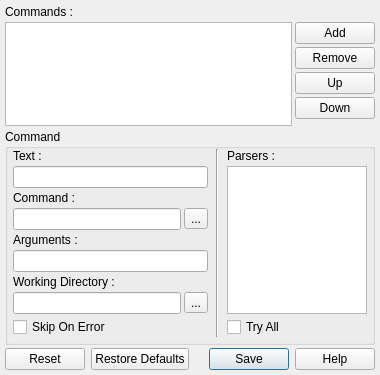
<ui version="4.0" >
 <class>UICLIToolSettings</class>
 <widget class="QWidget" name="UICLIToolSettings" >
  <property name="geometry" >
   <rect>
    <x>0</x>
    <y>0</y>
    <width>380</width>
    <height>375</height>
   </rect>
  </property>
  <property name="windowTitle" >
   <string>Commands Editor</string>
  </property>
  <layout class="QVBoxLayout" >
   <property name="spacing" >
    <number>3</number>
   </property>
   <property name="leftMargin" >
    <number>5</number>
   </property>
   <property name="topMargin" >
    <number>5</number>
   </property>
   <property name="rightMargin" >
    <number>5</number>
   </property>
   <property name="bottomMargin" >
    <number>5</number>
   </property>
   <item>
    <layout class="QGridLayout" >
     <property name="horizontalSpacing" >
      <number>3</number>
     </property>
     <property name="verticalSpacing" >
      <number>3</number>
     </property>
     <item row="0" column="0" colspan="2" >
      <widget class="QLabel" name="lCommands" >
       <property name="sizePolicy" >
        <sizepolicy vsizetype="Preferred" hsizetype="Expanding" >
         <horstretch>0</horstretch>
         <verstretch>0</verstretch>
        </sizepolicy>
       </property>
       <property name="text" >
        <string>Commands :</string>
       </property>
      </widget>
     </item>
     <item rowspan="5" row="1" column="0" >
      <widget class="QListWidget" name="lwCommands" />
     </item>
     <item row="1" column="1" >
      <widget class="QPushButton" name="pbCommandAdd" >
       <property name="text" >
        <string>Add</string>
       </property>
       <property name="icon" >
        <iconset resource="../../resources/resources.qrc" >:/tools/icons/tools/add.png</iconset>
       </property>
       <property name="autoDefault" >
        <bool>false</bool>
       </property>
      </widget>
     </item>
     <item row="2" column="1" >
      <widget class="QPushButton" name="pbCommandRemove" >
       <property name="text" >
        <string>Remove</string>
       </property>
       <property name="icon" >
        <iconset resource="../../resources/resources.qrc" >:/tools/icons/tools/remove.png</iconset>
       </property>
       <property name="autoDefault" >
        <bool>false</bool>
       </property>
      </widget>
     </item>
     <item row="5" column="1" >
      <spacer>
       <property name="orientation" >
        <enum>Qt::Vertical</enum>
       </property>
       <property name="sizeHint" >
        <size>
         <width>20</width>
         <height>16</height>
        </size>
       </property>
      </spacer>
     </item>
     <item row="4" column="1" >
      <widget class="QPushButton" name="pbCommandDown" >
       <property name="text" >
        <string>Down</string>
       </property>
       <property name="icon" >
        <iconset resource="../../resources/resources.qrc" >:/tools/icons/tools/down.png</iconset>
       </property>
      </widget>
     </item>
     <item row="3" column="1" >
      <widget class="QPushButton" name="pbCommandUp" >
       <property name="text" >
        <string>Up</string>
       </property>
       <property name="icon" >
        <iconset resource="../../resources/resources.qrc" >:/tools/icons/tools/up.png</iconset>
       </property>
      </widget>
     </item>
    </layout>
   </item>
   <item>
    <widget class="QGroupBox" name="gbCommand" >
     <property name="title" >
      <string>Command</string>
     </property>
     <layout class="QHBoxLayout" >
      <property name="spacing" >
       <number>8</number>
      </property>
      <property name="leftMargin" >
       <number>5</number>
      </property>
      <property name="topMargin" >
       <number>0</number>
      </property>
      <property name="rightMargin" >
       <number>5</number>
      </property>
      <property name="bottomMargin" >
       <number>5</number>
      </property>
      <item>
       <layout class="QGridLayout" >
        <property name="horizontalSpacing" >
         <number>3</number>
        </property>
        <property name="verticalSpacing" >
         <number>3</number>
        </property>
        <item row="0" column="0" colspan="2" >
         <widget class="QLabel" name="lCommandText" >
          <property name="sizePolicy" >
           <sizepolicy vsizetype="Preferred" hsizetype="Expanding" >
            <horstretch>0</horstretch>
            <verstretch>0</verstretch>
           </sizepolicy>
          </property>
          <property name="text" >
           <string>Text :</string>
          </property>
         </widget>
        </item>
        <item row="1" column="0" colspan="2" >
         <widget class="QLineEdit" name="leCommandText" />
        </item>
        <item row="2" column="0" colspan="2" >
         <widget class="QLabel" name="lCommandCommand" >
          <property name="text" >
           <string>Command :</string>
          </property>
         </widget>
        </item>
        <item row="3" column="0" >
         <widget class="QLineEdit" name="leCommandCommand" />
        </item>
        <item row="3" column="1" >
         <widget class="QToolButton" name="tbCommandCommand" >
          <property name="text" >
           <string>...</string>
          </property>
          <property name="icon" >
           <iconset resource="../../resources/resources.qrc" >:/tools/icons/tools/file.png</iconset>
          </property>
         </widget>
        </item>
        <item row="4" column="0" colspan="2" >
         <widget class="QLabel" name="lCommandArguments" >
          <property name="text" >
           <string>Arguments :</string>
          </property>
         </widget>
        </item>
        <item row="5" column="0" colspan="2" >
         <widget class="QLineEdit" name="leCommandArguments" />
        </item>
        <item row="6" column="0" colspan="2" >
         <widget class="QLabel" name="lCommandWorkingDirectory" >
          <property name="text" >
           <string>Working Directory :</string>
          </property>
         </widget>
        </item>
        <item row="7" column="0" >
         <widget class="QLineEdit" name="leCommandWorkingDirectory" />
        </item>
        <item row="7" column="1" >
         <widget class="QToolButton" name="tbCommandWorkingDirectory" >
          <property name="text" >
           <string>...</string>
          </property>
          <property name="icon" >
           <iconset resource="../../resources/resources.qrc" >:/tools/icons/tools/icon.png</iconset>
          </property>
         </widget>
        </item>
        <item row="8" column="0" colspan="2" >
         <widget class="QCheckBox" name="cbCommandSkipOnError" >
          <property name="text" >
           <string>Skip On Error</string>
          </property>
         </widget>
        </item>
       </layout>
      </item>
      <item>
       <widget class="Line" name="lCommand" >
        <property name="orientation" >
         <enum>Qt::Vertical</enum>
        </property>
       </widget>
      </item>
      <item>
       <layout class="QVBoxLayout" >
        <property name="spacing" >
         <number>3</number>
        </property>
        <item>
         <widget class="QLabel" name="lCommandParsers" >
          <property name="text" >
           <string>Parsers :</string>
          </property>
         </widget>
        </item>
        <item>
         <widget class="QListWidget" name="lwCommandParsers" >
          <property name="maximumSize" >
           <size>
            <width>140</width>
            <height>16777215</height>
           </size>
          </property>
         </widget>
        </item>
        <item>
         <widget class="QCheckBox" name="cbCommandTryAll" >
          <property name="text" >
           <string>Try All</string>
          </property>
         </widget>
        </item>
       </layout>
      </item>
     </layout>
    </widget>
   </item>
   <item>
    <widget class="QDialogButtonBox" name="dbbButtons" >
     <property name="standardButtons" >
      <set>QDialogButtonBox::Help|QDialogButtonBox::NoButton|QDialogButtonBox::Reset|QDialogButtonBox::RestoreDefaults|QDialogButtonBox::Save</set>
     </property>
    </widget>
   </item>
  </layout>
 </widget>
 <resources>
  <include location="../../resources/resources.qrc" />
 </resources>
 <connections/>
</ui>
